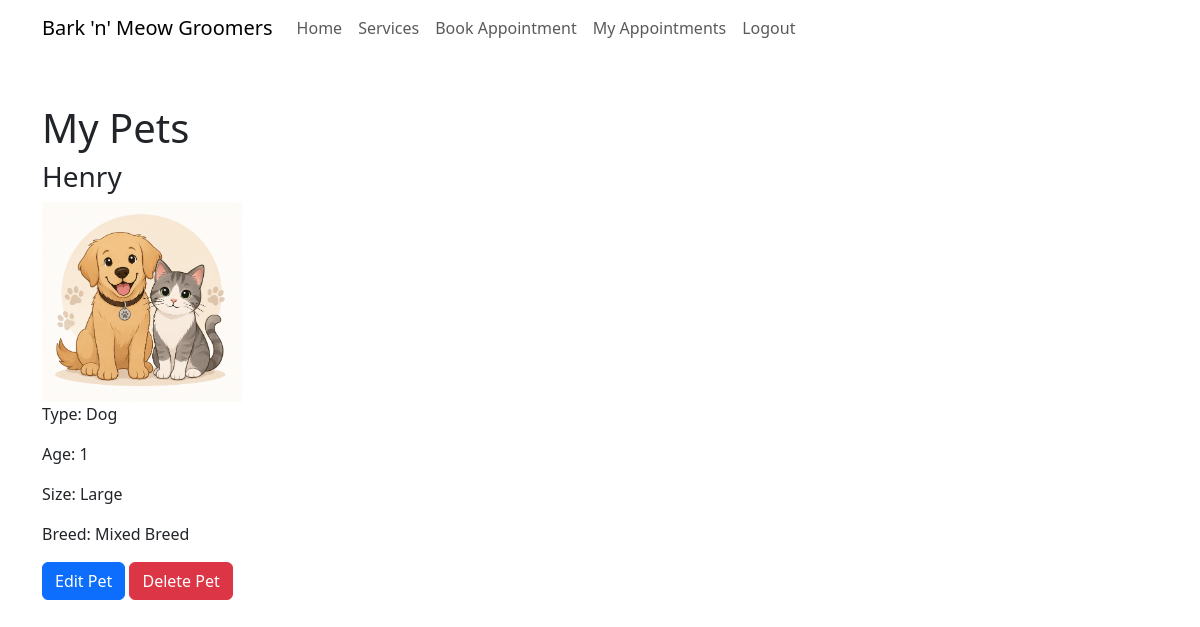
Screenshot of /my-pets/ (signed in) with the database file from the repository.
### bookings/models.py (models this page shows, shortened)
class Pet(models.Model):
    PET_TYPES = [
        ('Dog', 'Dog'),
        ('Cat', 'Cat'),
    ]
    PET_SIZES = [
        ('Small', 'Small'),
        ('Medium', 'Medium'),
        ('Large', 'Large'),
    ]
    owner = models.ForeignKey(User, on_delete=models.CASCADE)
    name = models.CharField(max_length=100)
    pet_type = models.CharField(max_length=10, choices=PET_TYPES)
    breed = models.CharField(max_length=100, blank=True)
    age = models.PositiveIntegerField()
    size = models.CharField(max_length=10, choices=PET_SIZES)
    notes = models.TextField(blank=True)
    image = CloudinaryField('image', blank=True, null=True)

### bookings/views.py (the view)
# urls.py: path('my-pets/', views.my_pets, name='my_pets'),
@login_required
def my_pets(request):
    pets = Pet.objects.filter(owner=request.user)
    return render(request, "my_pets.html", {"pets": pets})

### templates/my_pets.html (shortened to what this page needs)
{% extends "base.html" %}
{% load static %}
{% block content %}
<div class="container mt-5">
    <h1>My Pets</h1>
    {% if pets %}
    {% for pet in pets %}
    <div class="mb-3">
        <h3>{{ pet.name }}</h3>
        {% if pet.image %}
    <img src="{{ pet.image.url }}" width="200" alt="{{ pet.name }}">
{% else %}
    <img src="{% static 'images/default_pet.png' %}" width="200" alt="Default Pet Image">
{% endif %}
        <p>Type: {{ pet.get_pet_type_display }}</p>
        <p>Age: {{ pet.age }}</p>
        <p>Size: {{ pet.get_size_display }}</p>
        <p>Breed: {{ pet.breed }}</p>
        <a href="{% url 'edit_pet' pet.id %}" class="btn btn-primary">
            Edit Pet
        </a>
        <a href="{% url 'delete_pet' pet.id %}" class="btn btn-danger">
            Delete Pet
        </a>
    </div>
    {% endfor %}
    {% else %}
    <p>You have not added any pets yet.</p>
    {% endif %}
</div>
{% endblock %}

### rows the page displays
Pet: name "Henry", pet_type "Dog", age "1", size "Large", breed "Mixed Breed"
